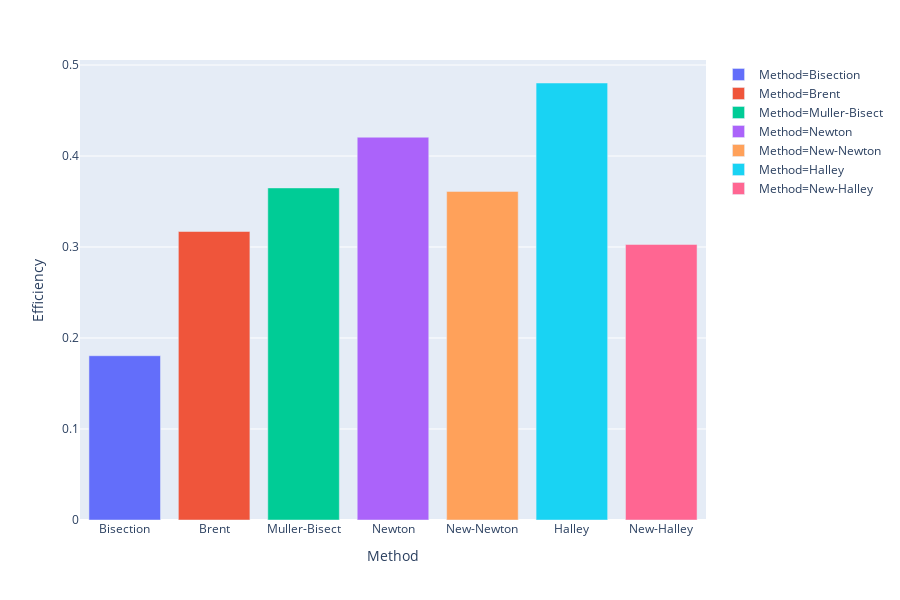

Notebook code for this chart:
### Code cell
px.bar(df_all_method, x='Method', y='Efficiency', color='Method')

### Figure 1 — Plotly figure (JSON) as saved in the notebook; plotly's stock layout.template omitted (floating-point values rounded to 4 significant figures)
{"data": [{"alignmentgroup": "True", "hoverlabel": {"namelength": 0}, "hovertemplate": "Method=%{x}<br>Efficiency=%{y}", "legendgroup": "Method=Bisection", "marker": {"color": "#636efa"}, "name": "Method=Bisection", "offsetgroup": "Method=Bisection", "orientation": "v", "showlegend": true, "textposition": "auto", "type": "bar", "x": ["Bisection"], "xaxis": "x", "y": [0.1805], "yaxis": "y"}, {"alignmentgroup": "True", "hoverlabel": {"namelength": 0}, "hovertemplate": "Method=%{x}<br>Efficiency=%{y}", "legendgroup": "Method=Brent", "marker": {"color": "#EF553B"}, "name": "Method=Brent", "offsetgroup": "Method=Brent", "orientation": "v", "showlegend": true, "textposition": "auto", "type": "bar", "x": ["Brent"], "xaxis": "x", "y": [0.3171], "yaxis": "y"}, {"alignmentgroup": "True", "hoverlabel": {"namelength": 0}, "hovertemplate": "Method=%{x}<br>Efficiency=%{y}", "legendgroup": "Method=Muller-Bisect", "marker": {"color": "#00cc96"}, "name": "Method=Muller-Bisect", "offsetgroup": "Method=Muller-Bisect", "orientation": "v", "showlegend": true, "textposition": "auto", "type": "bar", "x": ["Muller-Bisect"], "xaxis": "x", "y": [0.3649], "yaxis": "y"}, {"alignmentgroup": "True", "hoverlabel": {"namelength": 0}, "hovertemplate": "Method=%{x}<br>Efficiency=%{y}", "legendgroup": "Method=Newton", "marker": {"color": "#ab63fa"}, "name": "Method=Newton", "offsetgroup": "Method=Newton", "orientation": "v", "showlegend": true, "textposition": "auto", "type": "bar", "x": ["Newton"], "xaxis": "x", "y": [0.4207], "yaxis": "y"}, {"alignmentgroup": "True", "hoverlabel": {"namelength": 0}, "hovertemplate": "Method=%{x}<br>Efficiency=%{y}", "legendgroup": "Method=New-Newton", "marker": {"color": "#FFA15A"}, "name": "Method=New-Newton", "offsetgroup": "Method=New-Newton", "orientation": "v", "showlegend": true, "textposition": "auto", "type": "bar", "x": ["New-Newton"], "xaxis": "x", "y": [0.3611], "yaxis": "y"}, {"alignmentgroup": "True", "hoverlabel": {"namelength": 0}, "hovertemplate": "Method=%{x}<br>Efficiency=%{y}", "legendgroup": "Method=Halley", "marker": {"color": "#19d3f3"}, "name": "Method=Halley", "offsetgroup": "Method=Halley", "orientation": "v", "showlegend": true, "textposition": "auto", "type": "bar", "x": ["Halley"], "xaxis": "x", "y": [0.4802], "yaxis": "y"}, {"alignmentgroup": "True", "hoverlabel": {"namelength": 0}, "hovertemplate": "Method=%{x}<br>Efficiency=%{y}", "legendgroup": "Method=New-Halley", "marker": {"color": "#FF6692"}, "name": "Method=New-Halley", "offsetgroup": "Method=New-Halley", "orientation": "v", "showlegend": true, "textposition": "auto", "type": "bar", "x": ["New-Halley"], "xaxis": "x", "y": [0.3028], "yaxis": "y"}], "layout": {"barmode": "relative", "height": 600, "legend": {"tracegroupgap": 0}, "margin": {"t": 60}, "xaxis": {"anchor": "y", "categoryarray": ["Bisection", "Brent", "Muller-Bisect", "Newton", "New-Newton", "Halley", "New-Halley"], "categoryorder": "array", "domain": [0, 1], "title": {"text": "Method"}}, "yaxis": {"anchor": "x", "domain": [0, 1], "title": {"text": "Efficiency"}}}}
